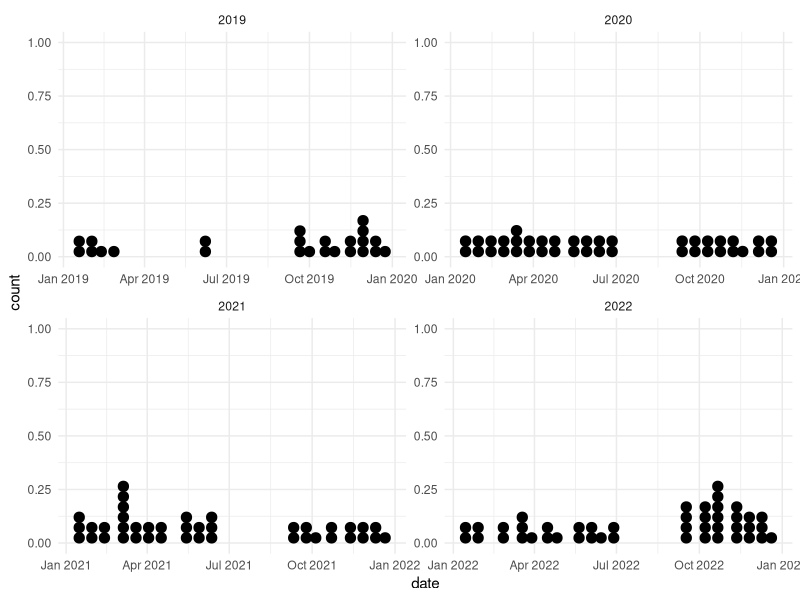
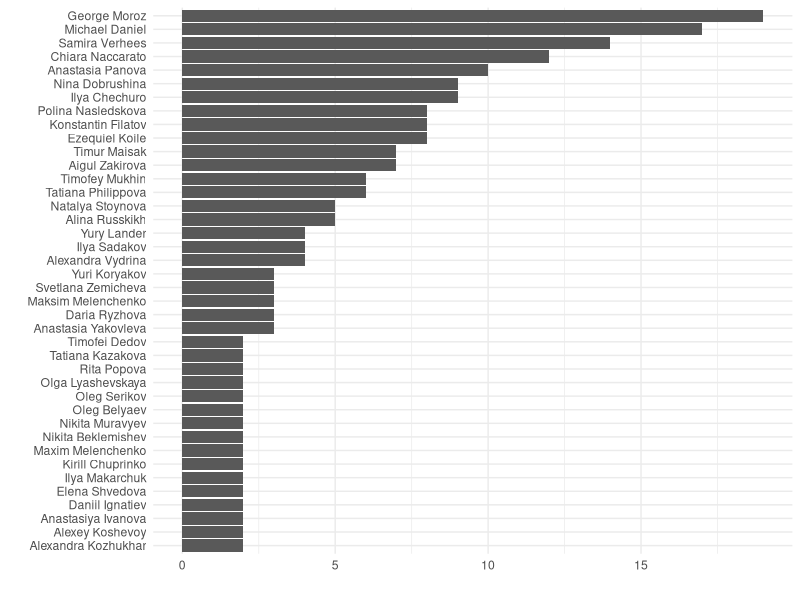

Recreate these plots in R, in order.
library(tidyverse)
library(lubridate)
df <- readxl::read_xlsx("data.xlsx")

df %>% 
  mutate(date = lubridate::make_date(year = year, month = month, day = day)) %>% 
  filter(year > 2018, year < 2023) %>% 
  ggplot(aes(date))+
  geom_dotplot()+
  facet_wrap(~year, scales = "free")+
  theme_minimal()
  
df %>% 
  mutate(author = str_remove_all(author, "\\(.*?\\)"),
         author = str_split(author, ", ")) %>% 
  unnest_longer(author) %>% 
  mutate(author = str_squish(author)) %>% 
  count(author, sort = TRUE) %>% 
  filter(n > 1) %>%
  mutate(author = fct_reorder(author, n)) %>% 
  ggplot(aes(n, author))+
  geom_col()+
  labs(x = "", y = "")+
  theme_minimal()
  